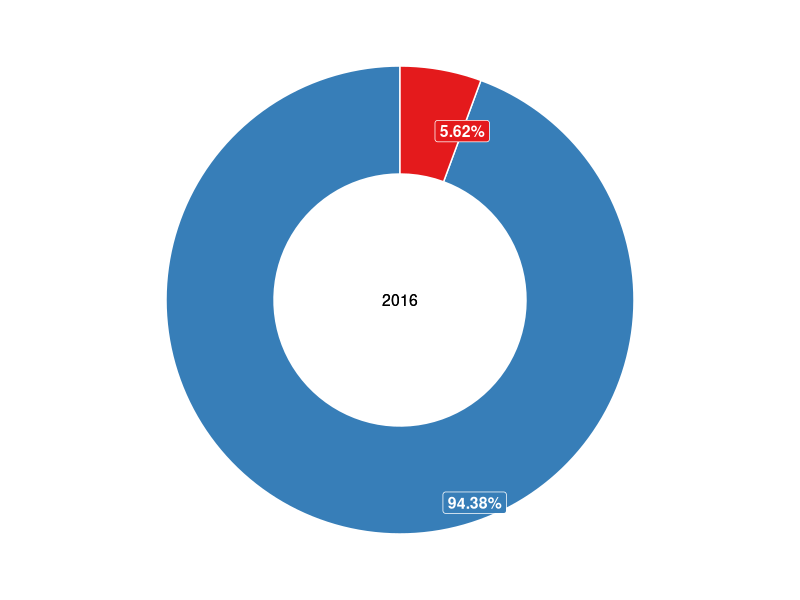
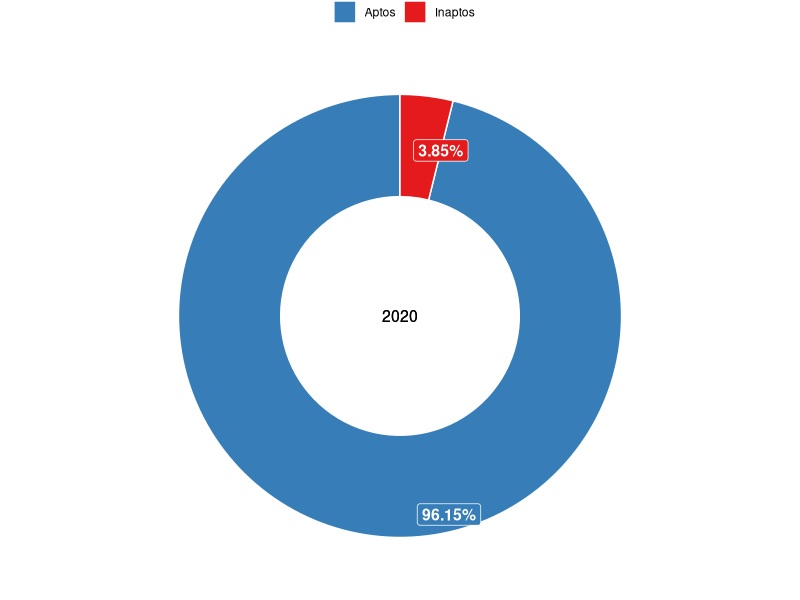
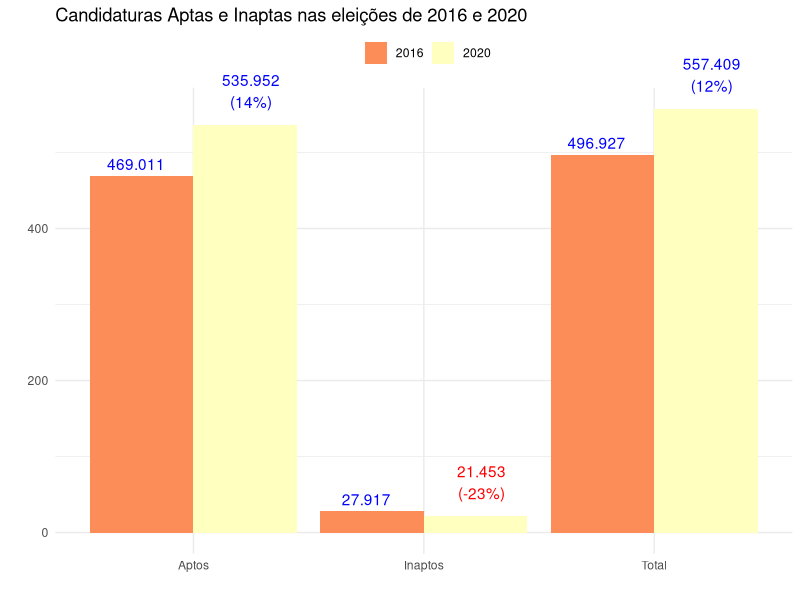

These figures' R source, in order: (Note: this script raises an error after producing the figures.)
## ---- chunk 1
knitr::opts_chunk$set(echo = TRUE)
## ---- chunk 2
library(tidyverse)
library(scales)
## ---- chunk 3
data <- tibble(ano = c(2020,2016 ), Total = c(557.409, 496.927), 
               Aptos = c(535.952,469.011), Inaptos = c(21.453, 27.917))

## ---- chunk 4
data.long <- data %>%
  pivot_longer(-ano) %>% 
  group_by(name) %>% 
  arrange(ano, .by_group = T) %>% 
  mutate(perc_var = round((value/lag(value) - 1) * 100,0), 
         perc_var2 = ifelse(is.na(perc_var), value, paste0(value, "\n(", perc_var, "%)")),
         color = ifelse(perc_var < 0, "red", "blue"),
         color = ifelse(is.na(perc_var), "blue", color)) %>% 
  ungroup() 

cores <- data.long$color

plot.1 <- data.long %>%  
  ggplot(aes(x=name, y = value, fill = as.factor(ano)))+
  geom_col(position = "dodge")+
  geom_text(aes(label = perc_var2), 
            position = position_dodge(width =  1),
            color = cores,
            vjust = -.5)+
  coord_cartesian(clip = "off")+
  scale_fill_brewer("", type = "div", palette = 9)+
  theme_minimal()+
  theme(legend.position = "top",
        legend.direction = "horizontal")+
  labs(title = "Candidaturas Aptas e Inaptas nas eleições de 2016 e 2020",
       x = "", y = "")
## ---- chunk 5
aptos.2020 <- data %>% 
  filter(ano == 2020) %>% 
  pivot_longer(-ano) %>% 
  filter(name != "Total") %>% 
  mutate(perc = prop.table(value)*100,
         perc_label = paste0(round(perc, 2), "%")) %>% 
  ggplot(aes(x = 3, y = value , fill = name)) +
  geom_bar(stat = "identity", color = "white")+
  coord_polar("y", start=0, direction = 1, clip = "off")+
  xlim(1.5, 3.5) +
  scale_fill_brewer(palette = "Set1", direction = -1)+
  geom_label(aes(label = perc_label),
            x = c(-.3, 3), 
            hjust = .5,
            size = 4,
            show.legend = F,
            color = "white",
            fontface= "bold")+
  geom_text(x = 1.5,
            y = 3,
            label = "2020",
            size = 4) +
  theme_void()+
  theme(legend.direction = "horizontal",
        legend.position = "top",
plot.margin = unit(c(0,0,0,0), "cm"),
                plot.title = element_text(hjust = .3),
        plot.subtitle = element_text(hjust = .3))+
  labs(fill = "")
## ---- chunk 6
aptos.2016 <- data %>% 
  filter(ano == 2016) %>% 
  pivot_longer(-ano) %>% 
  filter(name != "Total") %>% 
  mutate(perc = prop.table(value)*100,
         perc_label = paste0(round(perc, 2), "%")) %>% 
  ggplot(aes(x = 3, y = value , fill = name)) +
  geom_bar(stat = "identity", color = "white")+
  coord_polar("y", start=0, direction = 1, clip = "off")+
  xlim(1.5, 3.5) +
  scale_fill_brewer(palette = "Set1", direction = -1)+
  geom_label(aes(label = perc_label),
            x = c(-.3, 3), 
            hjust = .5,
            size = 4,
            show.legend = F,
            color = "white",
            fontface= "bold")+
  geom_text(x = 1.5,
            y = 3,
            label = "2016",
            size = 4) +
  theme_void()+
  theme(legend.direction = "horizontal",
        legend.position = "none",
plot.margin = unit(c(0,0,0,0), "cm"),
                plot.title = element_text(hjust = .3),
        plot.subtitle = element_text(hjust = .3))+
  labs(fill = "")
## ---- chunk 7
plot.1 +(aptos.2020/aptos.2016)+
  plot_layout(widths = c(2,1))
